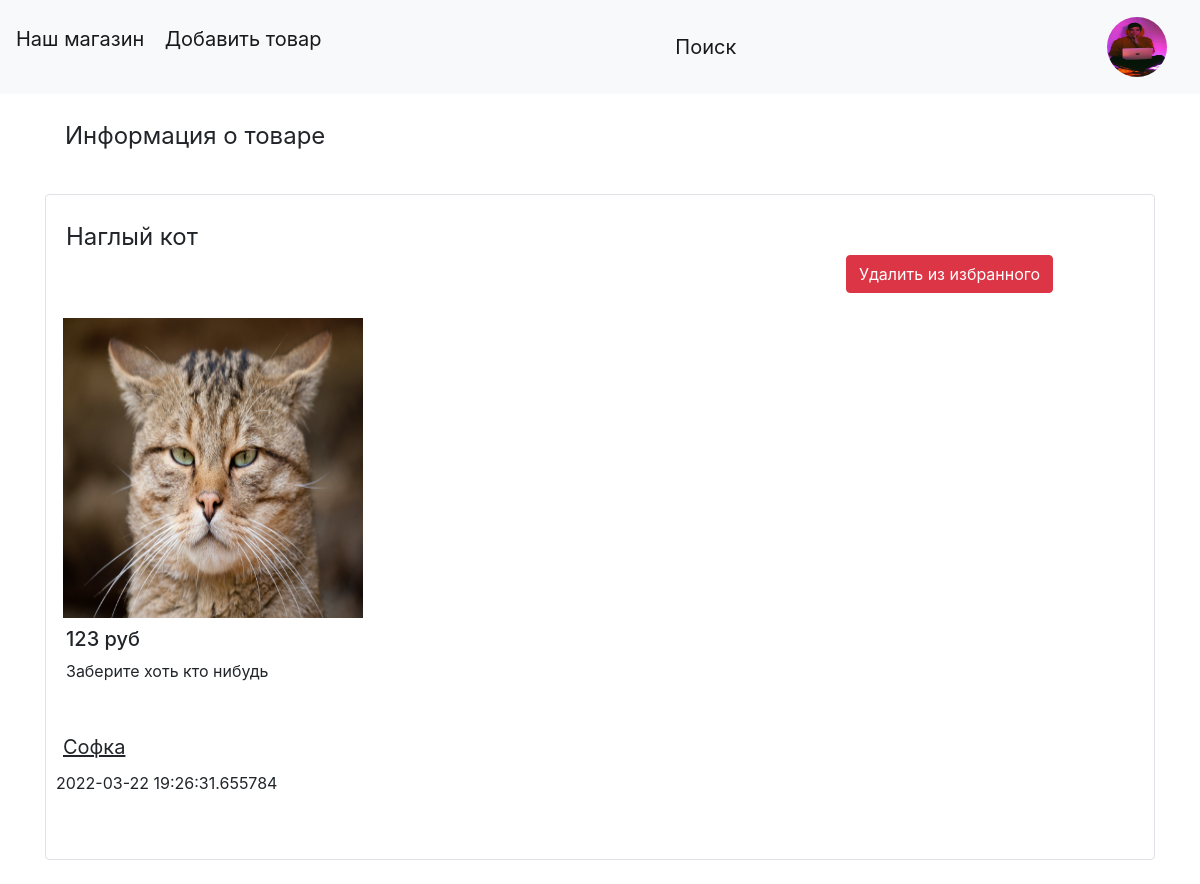
The app's page /wide_good/8 (signed in) with its own data.
### data/users.py (models this page shows, shortened)
class User(SqlAlchemyBase, UserMixin, SerializerMixin):
    __tablename__ = 'users'
    id = sqlalchemy.Column(sqlalchemy.Integer,
                           primary_key=True, autoincrement=True)
    name = sqlalchemy.Column(sqlalchemy.String, nullable=True)
    about = sqlalchemy.Column(sqlalchemy.String, nullable=True)
    email = sqlalchemy.Column(sqlalchemy.String,
                              index=True, unique=True, nullable=True)
    hashed_password = sqlalchemy.Column(sqlalchemy.String, nullable=True)
    created_date = sqlalchemy.Column(sqlalchemy.DateTime,
                                     default=datetime.datetime.now)
    image = sqlalchemy.Column(sqlalchemy.String, nullable=True, default='/static/img/anon.jpg')
    news = orm.relation("Goods", back_populates='user')

### data/goods.py (models this page shows)
class Goods(SqlAlchemyBase, SerializerMixin):
    __tablename__ = 'goods'
    id = sqlalchemy.Column(sqlalchemy.Integer,
                           primary_key=True, autoincrement=True)
    title = sqlalchemy.Column(sqlalchemy.String, nullable=True)
    price = sqlalchemy.Column(sqlalchemy.Integer, nullable=False)
    content = sqlalchemy.Column(sqlalchemy.String, nullable=True)
    created_date = sqlalchemy.Column(sqlalchemy.DateTime,
                                     default=datetime.datetime.now)
    is_private = sqlalchemy.Column(sqlalchemy.Boolean, default=False)
    user_id = sqlalchemy.Column(sqlalchemy.Integer,
                                sqlalchemy.ForeignKey("users.id"))
    image = sqlalchemy.Column(sqlalchemy.String, nullable=True, default='/static/img/anon.jpg')
    user = orm.relation('User')

### main.py (the view)
@app.route('/wide_good/<int:id>', methods=['GET', 'POST'])
def wide_good(id):
    db_sess = db_session.create_session()
    news = db_sess.query(Goods).filter(Goods.id == id)
    for item in news:
        id = item.user_id
    user = db_sess.query(User).filter(User.id == id).first()
    return render_template('wide_good.html', news=news, name=user.name, id=user.id)

### data/db_session.py (called while the page is built)
def create_session() -> Session:
    global __factory
    return __factory()

### main.py (called while the page is built)
@login_manager.user_loader
def load_user(user_id):
    db_sess = db_session.create_session()
    return db_sess.query(User).get(user_id)

### templates/wide_good.html (shortened to what this page needs)
{% extends "base.html" %}
{% block content %}
<br>
<p>
<u align="left" style="text-decoration:none; margin-left:20px"><font size="5">Информация о товаре</font></u>
</p>
<br>
{% for item in news%}
<div class="col-md6 border rounded">
    <br>
    <p>
        <u style="margin-left:20px;text-decoration:none"><font size="5">{{item.title}}</font></u>
        {% if item.is_private == 0%}
        {% if current_user != item.user and current_user.is_authenticated%}
        <a href="/good_success/{{item.id}}" class="btn btn-success" style="margin-left:800px">
            Добавить в избанное
         </a>
        {%elif current_user.is_authenticated == False%}
        <a href="/login" class="btn btn-success" style="margin-left:800px">
            Добавить в избанное
         </a>
        {%endif%}
        {%else%}
        <a href="/corzina_delete/{{item.id}}" class="btn btn-danger" style="margin-left:800px">
            Удалить из избранного
         </a>
        {%endif%}
    <br>
    </p>
    <div>
        <a class="btn btn-lg" href="/goods_photo/{{item.id}}" role="button"><img src={{item.image}} title={{item.title}} style="width:300px;height:300px;align:left"></a>
        <br>
        <h5 style="margin-left:20px">{{item.price}} руб</h5>
        </div>
    <p style="hyphens:auto;word-wrap: break-word;margin-left:20px">{{item.content}}</p>
    <br>
    <div>
        <u><a class="btn btn-lg" href="/user_profile/{{id}}" role="button"><ins>{{name}}</ins></a></u>
        <p style="margin-left:10px">{{item.created_date}}</p>
    </div>
    <br>
<br>
</div>
<br>
{% endfor %}
{% endblock %}

### templates/base.html (shortened to what this page needs)
<!doctype html>
<html lang="en">
<head>
    <link rel="stylesheet"
          href="https://stackpath.bootstrapcdn.com/bootstrap/4.4.1/css/bootstrap.min.css"
>
    <link rel="stylesheet" href="https://stackpath.bootstrapcdn.com/bootstrap/4.3.1/css/bootstrap.min.css">
</head>
<body>
<header>
    <nav class="navbar navbar-light bg-light">
        <p align="left"> <a class="navbar-brand" href="/">Наш магазин</a>
            {% if current_user.is_authenticated %}
        <a class="navbar-brand" href="/goods">Добавить товар</a></p>
        {% else %}
        <a class="navbar-brand" href="/login">Добавить товар</a>
        {%endif%}
        <a class="navbar-brand" href="/poisk_poisk">Поиск</a>
        {% if current_user.is_authenticated %}
        <a class="btn btn-lg" href="/profile" role="button"><img src={{current_user.image}} title={{current_user.name}} style="width:60px;height:60px;border-radius: 50%"></a>
{% else %}
    <p>
        <a class="btn btn-primary" href="/register">Зарегистрироваться</a>
        <a class="btn btn-success" href="/login">Войти</a>
    </p>
{% endif %}
    </nav>
</header>
<main role="main" class="container">
    {% block content %}{% endblock %}
</main>
</body>
</html>

### records on screen
User: image (picture)
Goods: title "Наглый кот", image (picture), price "123", content "Заберите хоть кто нибудь", created_date "2022-03-22 19:26:31.655784"
User: name "Софка"
